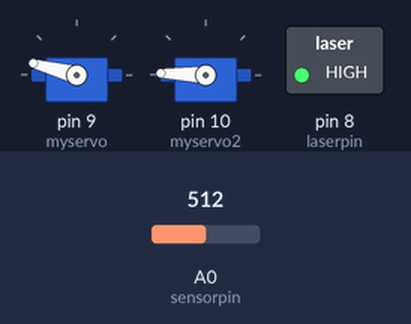
Bench run of a sketch on a simulated Arduino Uno, built with avr-gcc and run on an emulated ATmega328P. On the bench: 2 × servo, switched loads named in the sketch (green lamp = pin HIGH). The inputs (shaded band) are chosen by the test bench; at power-on: A0 (sensorpin) = 512.

Above: at 9.7 s.
9.8 s: A0 (sensorpin) set to 409
At 9.96 s:
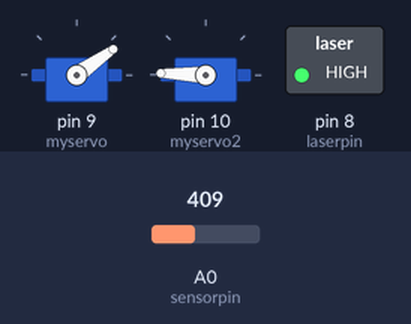
18.7 s: A0 (sensorpin) set to 381
At 19.18 s:
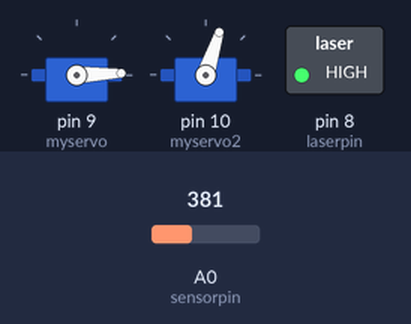
At 24.6 s:
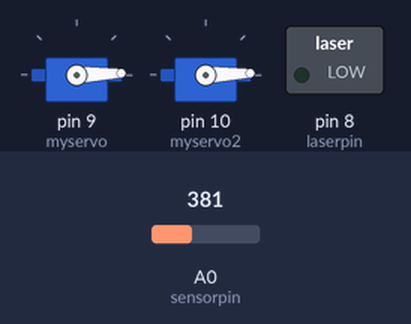
Timing chart, 0 to 26.1 s (numbered marks = the images above; inputs shaded):
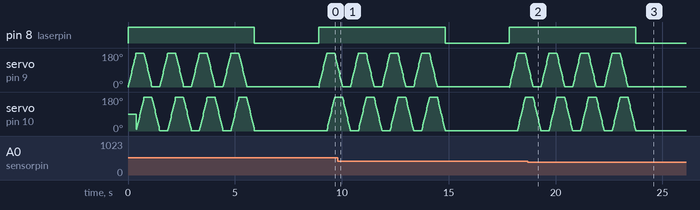

Measured:
- the behaviour switches between 400 and 399 on A0 (sensorpin) (found by bisection; images 1 and 2)
- after the input at 18.7 s, pin 8 (laserpin): goes on until 23.7 s, then stays LOW; servo on pin 9 (myservo): goes on until 23.4 s, then stays 2°; servo on pin 10 (myservo2): goes on until 23.7 s, then stays 2°

The sketch:

superduper.ino
```cpp
/*
Super Duper servo controlling program.

when a voltage is sensed on the motion sensor pin,
twirl the servos and blink the lasor 5 times.
*/

#include <Servo.h>

Servo myservo;
Servo myservo2;

const int sensorpin=A0; //A0 is the sensor pin
const int laserpin =8;  //D8 is the lasor pin

int pos = 0;
int pos2 = 0;
int i = 0;

void setup()
{
  myservo.attach(9);  // attaches the servo on pin 10 to the servo object
  myservo2.attach(10);  // attaches the servo on pin 11 to the servo object
  pinMode(laserpin, OUTPUT);
}

void loop()
{
  if(analogRead(sensorpin)>=400){
    for(i=0;i<4;i++){
        digitalWrite(laserpin, HIGH);
      //move both servos back and forth so fast that it blends into a circle.
      for(pos = 0; pos <= 180; pos += 1)
      {
        myservo.write(pos);
        delay(2);
      }
      for(pos2 = 2; pos2 <= 178; pos2 += 1)
      {
        myservo2.write(pos2);
        delay(2);
      }
      for(pos = 178; pos>=2; pos-=1)
      {
        myservo.write(pos);
        delay(2);
      }
      for(pos2 = 178; pos2>=2; pos2-=1)
      {
        myservo2.write(pos2);
        delay(2);
      }
    }
    digitalWrite(laserpin, LOW);
    delay(3000);
  }
}
```
